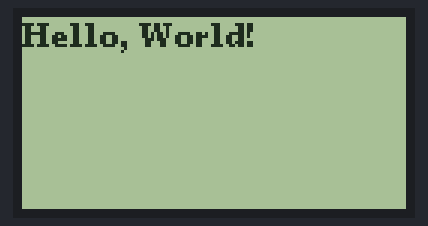
This sketch was run on a simulated Arduino Uno, built with avr-gcc and run on an emulated ATmega328P. Shown: 128×64 one-colour display.

Above: at 0.1 s.

The sketch:

DISPLAY_128_64_SIMPLE.ino
```cpp
#include <U8g2lib.h>

U8G2_KS0108_128X64_F u8g2(U8G2_R0, 13, 12, 11, 10, 9, 8, 7, 6,
                          2, 3, 5, 4, U8X8_PIN_NONE, U8X8_PIN_NONE);

void setup(void)
{
  // начало работы с дисплеем
  u8g2.begin();
  // очищаем память дисплея
  u8g2.clearBuffer();
  // выбираем шрифт
  u8g2.setFont(u8g2_font_ncenB08_tr);
  // выводим строку
  u8g2.drawStr(0,10,"Hello, World!");
  // отсылаем данные на дисплей
  u8g2.sendBuffer();
}

void loop(void)
{
}
```
